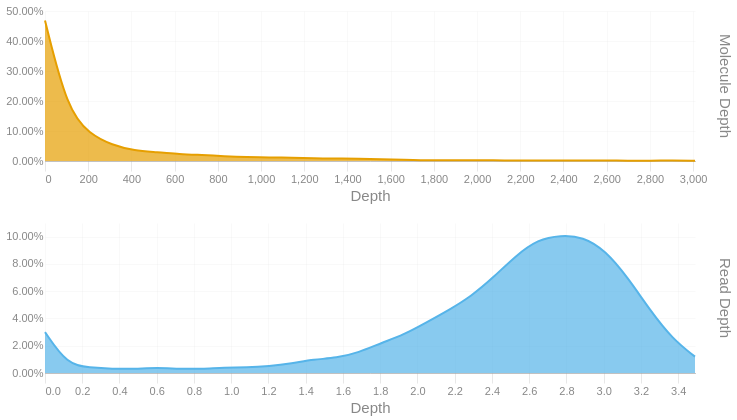

This figure's notebook cell:
### Code cell
readdep = depth_hist(tb['Read Depth'], q99, 3)
readdep = readdep.with_columns(pl.lit('Read Depth').alias('Metric'))
if not SKIPLR:
    moldep = depth_hist(tb['Molecule Depth'], mol_q99, 1)
    moldep = moldep.with_columns(pl.lit('Molecule Depth').alias('Metric'))
    _hist = pl.concat([readdep, moldep])
    _hist = _hist.filter(pl.col('Proportion') != 0)
    with SafeRender(_hist):
        (
            alt.Chart(_hist)        
            .mark_area(interpolate = "basis")
            .encode(
                x=alt.X('Bin:Q').scale(domainMin=0).axis(alt.Axis(title='Depth')),
                y = alt.Y('Proportion:Q', title = None).axis(format = '.2%'),
                color = alt.Color('Metric:N').legend(None),
                row = alt.Row("Metric:N").header(title = None, labelOrient = 'right'),
                tooltip = [
                    alt.Tooltip("Metric:N", title = "Metric"),
                    alt.Tooltip('Interval:N', title = "Depth Interval"),
                    alt.Tooltip('Proportion:Q', title = "% Alignments").format('.2%')
                ]
            )
            .resolve_scale(x='independent', y='independent')
            .properties(
                height = 150, width = 650,
                usermeta={'embedOptions': {'downloadFileName': f'{samplename}.depth.hist'}}
            )
        ).display()
else:
    readdep = readdep.filter(pl.col('Proportion') != 0)
    with SafeRender(readdep):
        (
            alt.Chart(readdep)        
            .mark_area(interpolate = "basis")
            .encode(
                x=alt.X('Bin:Q').scale(domainMin=0).axis(alt.Axis(title='Depth')),
                y = alt.Y('Proportion:Q', title = None).axis(format = '.2%'),
                tooltip = [
                    alt.Tooltip('Interval:N', title = "Depth Interval"),
                    alt.Tooltip('Proportion:Q', title = "% Alignments").format('.2%')
                ]
            )
            .properties(
                usermeta={'embedOptions': {'downloadFileName': f'{samplename}.depth.hist'}}
            )
        ).display()

### Figure 1 — Vega-Lite specification as saved in the notebook (floating-point values rounded to 4 significant figures)
{"width": 650, "height": 150, "config": {"title": {"anchor": "start", "dy": -15, "fontSize": 18, "color": "#888888", "subtitleColor": "#888888", "subtitleFontSize": 14}, "arc": {"fill": "#0072B2"}, "axis": {"domainColor": "#888888", "domainWidth": 0.5, "gridWidth": 0.2, "grid": false, "titleFontWeight": 400, "titleFontSize": 15, "labelFontSize": 11, "labelColor": "#888888", "tickColor": "#888888", "tickWidth": 0.2, "titleColor": "#888888"}, "axisBand": {"grid": false}, "axisX": {"grid": true, "tickSize": 10, "domainCap": "round"}, "axisY": {"domain": false, "grid": true, "tickSize": 0, "domainCap": "round"}, "background": "transparent", "header": {"labelFontSize": 15, "labelColor": "#888888", "titleFontSize": 15, "titleFontWeight": 600, "titleColor": "#888888"}, "legend": {"labelFont": "sans-serif", "labelFontSize": 12, "labelColor": "#888888", "symbolSize": 100, "symbolType": "circle", "titleFontSize": 12, "titlePadding": 10, "titleColor": "#888888", "title": null}, "range": {"category": ["#E69F00", "#56B4E9", "#009E73", "#F0E442", "#0072B2", "#D55E00", "#CC79A7", "#000000"], "diverging": ["#cfe8f3", "#a2d4ec", "#73bfe2", "#46abdb", "#1696d2", "#12719e"]}, "area": {"fill": "#0072B2", "fillOpacity": 0.7, "line": true, "strokeOpacity": 0.7}, "line": {"color": "#0072B2", "stroke": "#0072B2", "strokeWidth": 2}, "trail": {"color": "#0072B2", "stroke": "#0072B2", "strokeWidth": 0, "size": 1}, "point": {"filled": true, "fillOpacity": 1.0, "size": 95}, "text": {"color": "#888888", "fontSize": 11, "align": "right", "fontWeight": 400, "size": 11}, "bar": {"fill": "#0072B2", "stroke": null}, "view": {"stroke": null, "continuousWidth": 660, "continuousHeight": 400}}, "data": {"name": "data-75af17724ff72b8e0c199a11a1b5e5fc"}, "mark": {"type": "area", "interpolate": "basis"}, "encoding": {"color": {"field": "Metric", "legend": null, "type": "nominal"}, "row": {"field": "Metric", "header": {"title": null, "labelOrient": "right"}, "type": "nominal"}, "tooltip": [{"field": "Metric", "title": "Metric", "type": "nominal"}, {"field": "Interval", "title": "Depth Interval", "type": "nominal"}, {"field": "Proportion", "format": ".2%", "title": "% Alignments", "type": "quantitative"}], "x": {"axis": {"title": "Depth"}, "field": "Bin", "scale": {"domainMin": 0}, "type": "quantitative"}, "y": {"axis": {"format": ".2%"}, "field": "Proportion", "title": null, "type": "quantitative"}}, "resolve": {"scale": {"x": "independent", "y": "independent"}}, "usermeta": {"embedOptions": {"downloadFileName": "S3_Palmer_539.depth.hist"}}, "$schema": "https://vega.github.io/schema/vega-lite/v6.1.0.json", "datasets": {"data-75af17724ff72b8e0c199a11a1b5e5fc": [{"Bin": 0.0, "Interval": "0.0-0.12", "Proportion": 0.03, "Metric": "Read Depth"}, {"Bin": 0.12, "Interval": "0.12-0.241", "Proportion": 0.006, "Metric": "Read Depth"}, {"Bin": 0.241, "Interval": "0.241-0.361", "Proportion": 0.004, "Metric": "Read Depth"}, {"Bin": 0.361, "Interval": "0.361-0.481", "Proportion": 0.003, "Metric": "Read Depth"}, {"Bin": 0.481, "Interval": "0.481-0.602", "Proportion": 0.003, "Metric": "Read Depth"}, {"Bin": 0.602, "Interval": "0.602-0.722", "Proportion": 0.004, "Metric": "Read Depth"}, {"Bin": 0.722, "Interval": "0.722-0.842", "Proportion": 0.003, "Metric": "Read Depth"}, {"Bin": 0.842, "Interval": "0.842-0.963", "Proportion": 0.003, "Metric": "Read Depth"}, {"Bin": 0.963, "Interval": "0.963-1.083", "Proportion": 0.004, "Metric": "Read Depth"}, {"Bin": 1.083, "Interval": "1.083-1.203", "Proportion": 0.004, "Metric": "Read Depth"}, {"Bin": 1.203, "Interval": "1.203-1.324", "Proportion": 0.005, "Metric": "Read Depth"}, {"Bin": 1.324, "Interval": "1.324-1.444", "Proportion": 0.007, "Metric": "Read Depth"}, {"Bin": 1.444, "Interval": "1.444-1.564", "Proportion": 0.01, "Metric": "Read Depth"}, {"Bin": 1.564, "Interval": "1.564-1.685", "Proportion": 0.011, "Metric": "Read Depth"}, {"Bin": 1.685, "Interval": "1.685-1.805", "Proportion": 0.015, "Metric": "Read Depth"}, {"Bin": 1.805, "Interval": "1.805-1.925", "Proportion": 0.022, "Metric": "Read Depth"}, {"Bin": 1.925, "Interval": "1.925-2.046", "Proportion": 0.028, "Metric": "Read Depth"}, {"Bin": 2.046, "Interval": "2.046-2.166", "Proportion": 0.037, "Metric": "Read Depth"}, {"Bin": 2.166, "Interval": "2.166-2.286", "Proportion": 0.046, "Metric": "Read Depth"}, {"Bin": 2.286, "Interval": "2.286-2.407", "Proportion": 0.056, "Metric": "Read Depth"}, {"Bin": 2.407, "Interval": "2.407-2.527", "Proportion": 0.07, "Metric": "Read Depth"}, {"Bin": 2.527, "Interval": "2.527-2.647", "Proportion": 0.086, "Metric": "Read Depth"}, {"Bin": 2.647, "Interval": "2.647-2.768", "Proportion": 0.098, "Metric": "Read Depth"}, {"Bin": 2.768, "Interval": "2.768-2.888", "Proportion": 0.101, "Metric": "Read Depth"}, {"Bin": 2.888, "Interval": "2.888-3.008", "Proportion": 0.1, "Metric": "Read Depth"}, {"Bin": 3.008, "Interval": "3.008-3.129", "Proportion": 0.09, "Metric": "Read Depth"}, {"Bin": 3.129, "Interval": "3.129-3.249", "Proportion": 0.07, "Metric": "Read Depth"}, {"Bin": 3.249, "Interval": "3.249-3.369", "Proportion": 0.046, "Metric": "Read Depth"}, {"Bin": 3.369, "Interval": "3.369-3.49", "Proportion": 0.025, "Metric": "Read Depth"}, {"Bin": 3.49, "Interval": "3.49-3.61", "Proportion": 0.012, "Metric": "Read Depth"}, {"Bin": 0.0, "Interval": "0.0-103.8", "Proportion": 0.468, "Metric": "Molecule Depth"}, {"Bin": 103.8, "Interval": "103.8-207.5", "Proportion": 0.17, "Metric": "Molecule Depth"}, {"Bin": 207.5, "Interval": "207.5-311.3", "Proportion": 0.089, "Metric": "Molecule Depth"}, {"Bin": 311.3, "Interval": "311.3-415.0", "Proportion": 0.053, "Metric": "Molecule Depth"}, {"Bin": 415.0, "Interval": "415.0-518.8", "Proportion": 0.034, "Metric": "Molecule Depth"}, {"Bin": 518.8, "Interval": "518.8-622.5", "Proportion": 0.03, "Metric": "Molecule Depth"}, {"Bin": 622.5, "Interval": "622.5-726.3", "Proportion": 0.023, "Metric": "Molecule Depth"}, {"Bin": 726.3, "Interval": "726.3-830.0", "Proportion": 0.02, "Metric": "Molecule Depth"}, {"Bin": 830.0, "Interval": "830.0-933.8", "Proportion": 0.016, "Metric": "Molecule Depth"}, {"Bin": 933.8, "Interval": "933.8-1037.5", "Proportion": 0.013, "Metric": "Molecule Depth"}, {"Bin": 1038.0, "Interval": "1037.5-1141.3", "Proportion": 0.012, "Metric": "Molecule Depth"}, {"Bin": 1141.0, "Interval": "1141.3-1245.0", "Proportion": 0.011, "Metric": "Molecule Depth"}, {"Bin": 1245.0, "Interval": "1245.0-1348.8", "Proportion": 0.009, "Metric": "Molecule Depth"}, {"Bin": 1349.0, "Interval": "1348.8-1452.5", "Proportion": 0.008, "Metric": "Molecule Depth"}, {"Bin": 1452.0, "Interval": "1452.5-1556.3", "Proportion": 0.008, "Metric": "Molecule Depth"}, {"Bin": 1556.0, "Interval": "1556.3-1660.0", "Proportion": 0.005, "Metric": "Molecule Depth"}, {"Bin": 1660.0, "Interval": "1660.0-1763.8", "Proportion": 0.005, "Metric": "Molecule Depth"}, {"Bin": 1764.0, "Interval": "1763.8-1867.5", "Proportion": 0.002, "Metric": "Molecule Depth"}, {"Bin": 1868.0, "Interval": "1867.5-1971.3", "Proportion": 0.003, "Metric": "Molecule Depth"}, {"Bin": 1971.0, "Interval": "1971.3-2075.1", "Proportion": 0.003, "Metric": "Molecule Depth"}, {"Bin": 2075.0, "Interval": "2075.1-2178.8", "Proportion": 0.002, "Metric": "Molecule Depth"}, {"Bin": 2179.0, "Interval": "2178.8-2282.6", "Proportion": 0.002, "Metric": "Molecule Depth"}, {"Bin": 2283.0, "Interval": "2282.6-2386.3", "Proportion": 0.001, "Metric": "Molecule Depth"}, {"Bin": 2386.0, "Interval": "2386.3-2490.1", "Proportion": 0.002, "Metric": "Molecule Depth"}, {"Bin": 2490.0, "Interval": "2490.1-2593.8", "Proportion": 0.002, "Metric": "Molecule Depth"}, {"Bin": 2594.0, "Interval": "2593.8-2697.6", "Proportion": 0.002, "Metric": "Molecule Depth"}, {"Bin": 2698.0, "Interval": "2697.6-2801.3", "Proportion": 0.001, "Metric": "Molecule Depth"}, {"Bin": 2801.0, "Interval": "2801.3-2905.1", "Proportion": 0.001, "Metric": "Molecule Depth"}, {"Bin": 2905.0, "Interval": "2905.1-3008.8", "Proportion": 0.002, "Metric": "Molecule Depth"}, {"Bin": 3009.0, "Interval": "3008.8-3112.58", "Proportion": 0.001, "Metric": "Molecule Depth"}]}}
